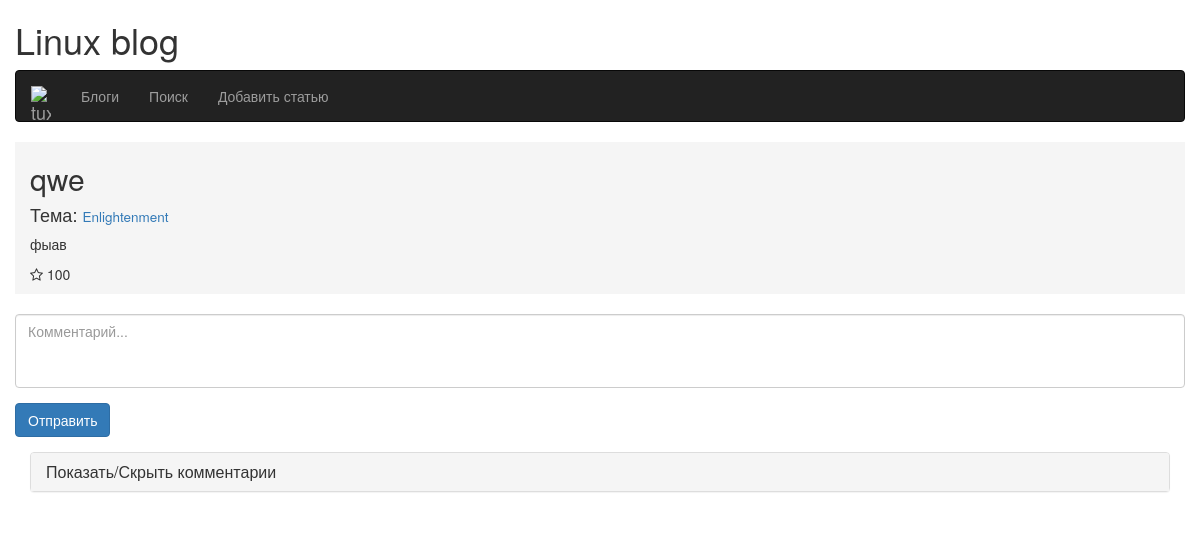
Page /article.php?id=205 on the committed database.
### tables this page shows
CREATE TABLE `articles` (
  `id_article` smallint(6) NOT NULL AUTO_INCREMENT,
  `article` text,
  `id_user` smallint(6) DEFAULT NULL,
  `id_theme` smallint(6) DEFAULT NULL,
  `header` varchar(50) DEFAULT NULL,
  PRIMARY KEY (`id_article`),
  KEY `articles_users_fk` (`id_user`),
  KEY `articles_themes_fk` (`id_theme`),
  CONSTRAINT `articles_themes_fk` FOREIGN KEY (`id_theme`) REFERENCES `themes` (`id_theme`),
  CONSTRAINT `articles_users_fk` FOREIGN KEY (`id_user`) REFERENCES `users` (`id_user`)
);

CREATE TABLE `themes` (
  `id_theme` smallint(6) NOT NULL AUTO_INCREMENT,
  `theme` varchar(50) DEFAULT NULL,
  `id_section` smallint(6) DEFAULT NULL,
  PRIMARY KEY (`id_theme`),
  KEY `themes_sections_fk` (`id_section`),
  CONSTRAINT `themes_sections_fk` FOREIGN KEY (`id_section`) REFERENCES `sections` (`id_section`)
);

### php/db/db.php (called while the page is built, shortened)
<?php
	class db{
		var $connection;
		function __construct(){
			$dbhost='localhost';
			$dbuser='root';
			$dbpass='';
			$dbname='blog';
			$this->connection=mysqli_connect($dbhost, $dbuser, $dbpass) or die(mysqli_error($this->connection));
			mysqli_set_charset($this->connection, "utf8");
			mysqli_select_db($this->connection, $dbname) or die(mysqli_error($this->connection));
		}
		function sqlQuery($query){
			$result=mysqli_query($this->connection, $query);
			return $result;
		}
		function loadArrayData($query){
			$result=$this->sqlQuery($query);
			$num=mysqli_num_rows($result);
			for($i=0;$i<$num;$i++){
			 	$res[]=mysqli_fetch_array($result,MYSQLI_ASSOC);
			}
			return $res;
		}
	}
?>

### article.php (the view, shortened to what this page needs)
<?php
include_once "/php/db/db.php";
$db = new db();
$idArticle = $_GET["id"];
$articles = $db->loadArrayData("SELECT id_article, article, id_theme, header FROM articles WHERE id_article = '$idArticle'");
?>
<!DOCTYPE html>
<html lang="en">
  <head>
    <link rel="stylesheet" href="/font-awesome/css/font-awesome.min.css">
    <link href="bootstrap/css/bootstrap.min.css" rel="stylesheet">
    <link rel="stylesheet" href="/css/main.css">
  </head>
  <body>
    <div class="container">
      <div class="row">
        <h1>Linux blog</h1>
        <div class="navbar navbar-inverse">
          <div class="container">
            <div class="navbar-header">
              <a href="/" class="navbar-brand">
                <img src="/images/tux.png" class="brand-image" alt="tux">
              </a>
            </div>
            <div class="collapse navbar-collapse" id="responsive-menu">
              <ul class="nav navbar-nav">
                <li><a href="blogs.php">Блоги</a></li>
                <li><a href="search.php">Поиск</a></li>
                <li><a href="add.php" class="add-article-link">Добавить статью</a></li>
              </ul>
            </div>
          </div>
        </div>
      </div>
    </div>
    <div class="container">
      <div class="row">
        <div class="article col-lg-8 col-md-8 col-sm-6 col-xs-4">
          <?php for($i = 0; $i < count($articles); $i++):?>
            <h2><?= $articles[$i]["header"]; ?></h2>
            <?php $theme = $articles[$i]["id_theme"]; $idTheme = $db->loadArrayData("SELECT theme FROM themes WHERE id_theme = '$theme'"); ?>
            <?php for ($j=0; $j < count($idTheme); $j++): ?>
                <h4>Тема: <small><a href="theme.php"><?= $idTheme[$j]['theme']; ?></a></small></h4>
            <? endfor; ?>
            <p>
              <?= $articles[$i]["article"]; ?>
            </p>
            <div class="star-block">
              <i class="fa fa-star-o"></i> <span class="star-count">100</span>
            </div>
          <? endfor; ?>
        </div>
        <form action="" class="form-group">
          <textarea class="form-control" rows="3" placeholder="Комментарий..."></textarea>
          <button type="button" name="button" class="btn btn-primary">Отправить</button>
        </form>
    </div>
    <div class="panel-group" id="collapse-group">
      <div class="panel panel-default">
        <div class="panel-heading">
          <h4 class="panel-title">
            <a data-toggle="collapse" data-parent="#collapse-group" href="#el1">Показать/Скрыть комментарии</a>
          </h4>
        </div>
      </div>
    </div>
  </body>
</html>

### css/main.css (style rules this page uses)
.brand-image { width: 20px }
.article, .article-index { width: 100%; height: auto; background: #f5f5f5; margin-bottom: 20px }
.star-block { cursor: pointer }
.star-block, .comments-block { display: inline-block }
.star-block, .article-count { padding-bottom: 10px }
form textarea { margin-bottom: 15px; resize: none }
.add-article-link { display: none }

### rows in the picture
articles: header "qwe", article "фыав"
themes: theme "Enlightenment"
